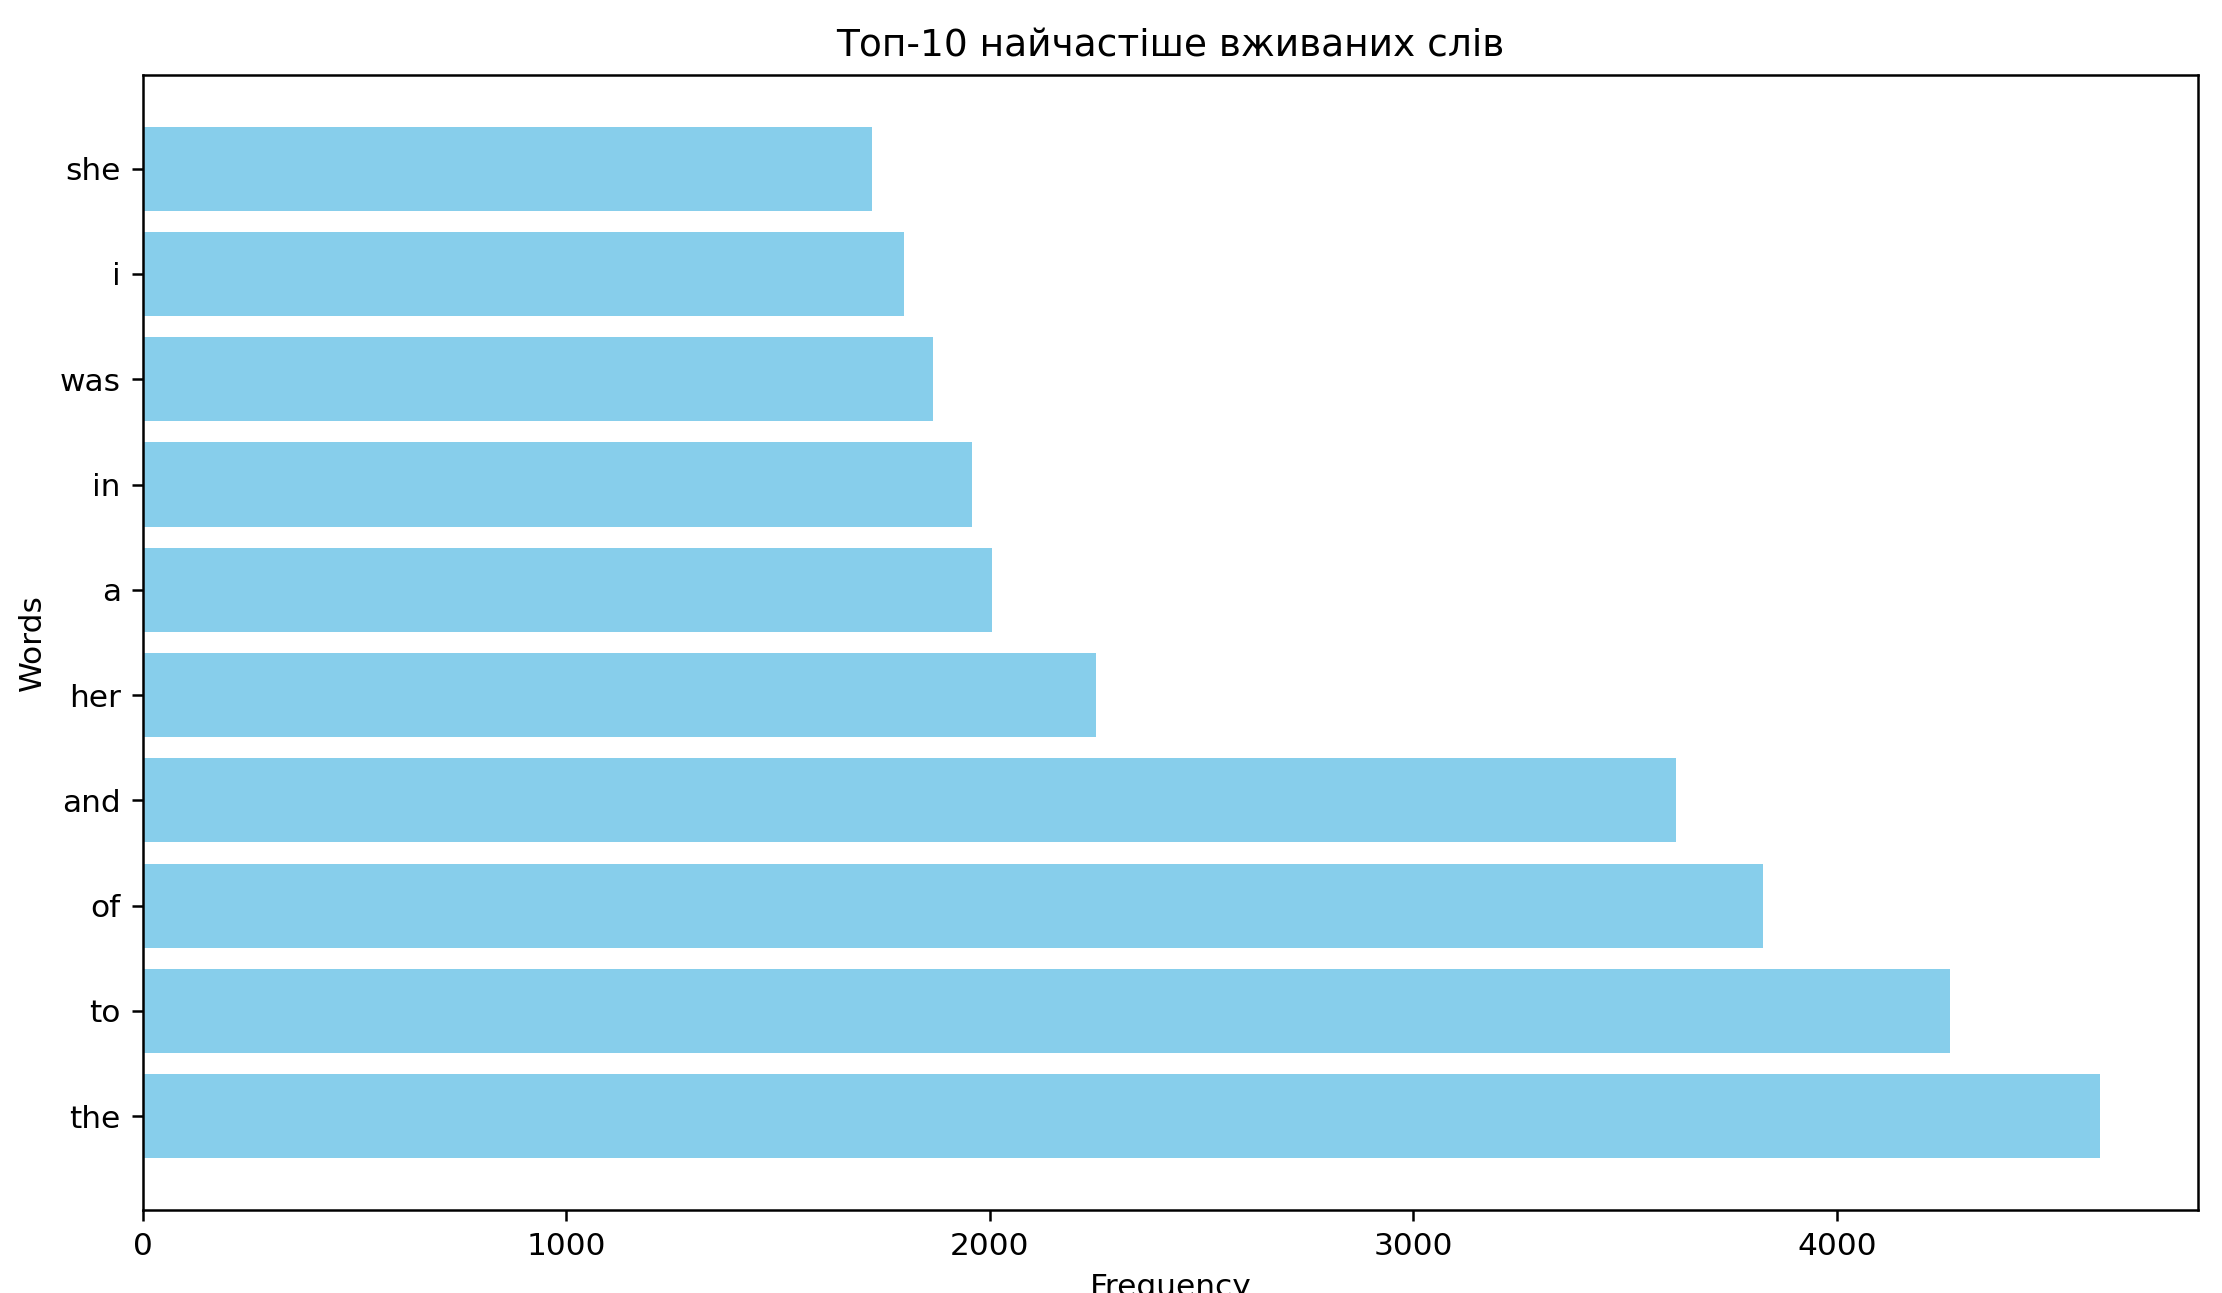

Reproduce this figure in Python.
import string
from concurrent.futures import ThreadPoolExecutor
from collections import defaultdict
import requests
import matplotlib.pyplot as plt

def get_text(url):
    """Завантаження тексту за URL-адресою."""
    try:
        response = requests.get(url)
        response.raise_for_status()
        return response.text
    except requests.RequestException as e:
        print(f"Помилка при завантаженні тексту: {e}")
        return None

# Функція для видалення знаків пунктуації
def remove_punctuation(text):
    return text.translate(str.maketrans("", "", string.punctuation))

def map_function(word):
    return word.lower(), 1

def shuffle_function(mapped_values):
    shuffled = defaultdict(list)
    for key, value in mapped_values:
        shuffled[key].append(value)
    return shuffled.items()

def reduce_function(key_values):
    key, values = key_values
    return key, sum(values)

def map_reduce(text):
    # Видалення знаків пунктуації
    text = remove_punctuation(text)
    words = text.split()

    with ThreadPoolExecutor() as executor:
        mapped_values = list(executor.map(map_function, words))

    shuffled_values = shuffle_function(mapped_values)

    with ThreadPoolExecutor() as executor:
        reduced_values = list(executor.map(reduce_function, shuffled_values))

    return dict(reduced_values)

def visualize_top_words(word_counts, top_n=10):
    """Візуалізація топ-N слів із найвищою частотою."""
    sorted_words = sorted(word_counts.items(), key=lambda x: x[1], reverse=True)[:top_n]
    words, counts = zip(*sorted_words)

    plt.figure(figsize=(10, 6))
    plt.barh(words, counts, color='skyblue')
    plt.xlabel("Frequency")
    plt.ylabel("Words")
    plt.title(f"Топ-{top_n} найчастіше вживаних слів")
    plt.tight_layout()
    plt.show()

if __name__ == '__main__':
    url = "https://www.gutenberg.org/files/1342/1342-0.txt"  # Приклад із "Pride and Prejudice"

    text = get_text(url)
    if text:
        word_counts = map_reduce(text)

        visualize_top_words(word_counts, top_n=10)
    else:
        print("Помилка: Не вдалося завантажити текст.")
